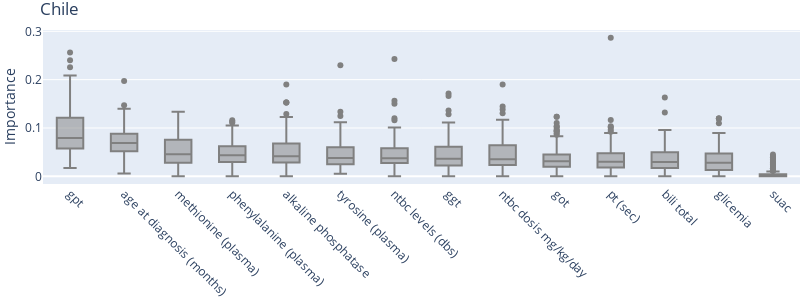
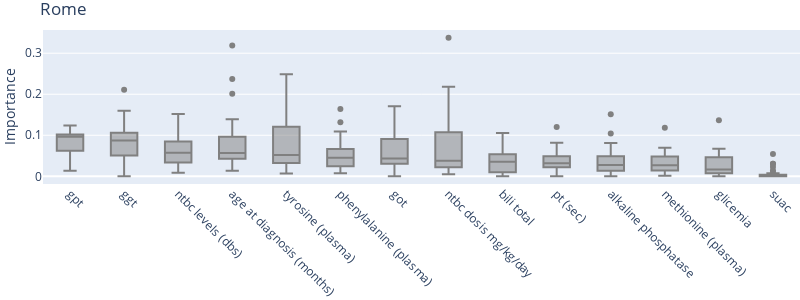
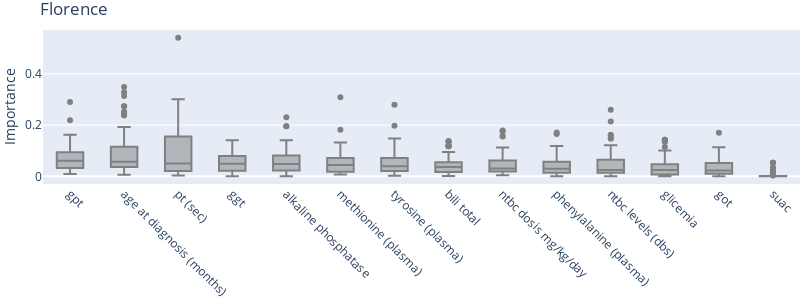

The cell these charts' notebook holds for them, in order:
### Code cell
from tqdm import tqdm
from pandas.errors import PerformanceWarning



def ranking_boxplots(
                    studies ,       
                    df_test ,      
                    df_train ,     
                    binary_target ,
                    Independent_testset ,
                    title,
                    ):
    filtered_trials = [
                        trial 
                        for study in studies
                        for trial in TwoObjectiveSolutions(study, auc_cutoff=0.75, s_cutoff=0).get_filtered_trials().filtered_trials
                    ]

    import warnings
    from pandas.errors import PerformanceWarning


    warnings.filterwarnings("ignore", category=PerformanceWarning)

    import copy
    AUCs = []
    df_ranks_abnormal = pd.DataFrame()
    df_ranks_healty = pd.DataFrame()

    with warnings.catch_warnings():
        warnings.filterwarnings("ignore", category=PerformanceWarning)
        for i, trial in tqdm(enumerate(copy.deepcopy(filtered_trials)), total=len(filtered_trials)):
            # print(trial.values)

            params_i = trial.params
            seed, kfold_splits, xgb_params = params_i.pop('seed'), params_i.pop('kfold_splits'), params_i

            model_instance = ModelInstance(
                df = df_train, 
                target = binary_target,
                xgb_params = xgb_params,
                kfold_splits = kfold_splits,
                Independent_testset = Independent_testset,
                Independent_testset_df = df_test,
                seed = seed,
                
            )
            AUCs.append(model_instance.get_AUC_on_test_data())
            feature_metrics      = model_instance.get_feature_explanation()
            df_ranks_abnormal[i] = feature_metrics["SHAP_abnormal"]
            df_ranks_healty[i]   = feature_metrics["SHAP_healty"]

    import plotly.express as px
    import numpy as np

    df_ranks_long = df_ranks_abnormal.T
    order = df_ranks_long.rank(axis="columns", ascending=False).median(axis="rows").sort_values().index
    #df_ranks_long["auc_score"] = AUCs
    df = df_ranks_long
    import plotly.graph_objects as go

    # Calculate the median of each variable and sort the columns in descending order
    median_values = df.median().sort_values(ascending=False)
    sorted_columns = median_values.index

    # Create a list to store the box traces
    box_traces = []

    # Iterate over each sorted column
    for column in sorted_columns:
        # Create a box trace for each variable
        box_trace = go.Box(
            y=df[column],
            name=column,
            marker_color='gray',  # Set the marker color to gray
            showlegend=False  # Hide the legend
        )
        # Add the box trace to the list
        box_traces.append(box_trace)

    # Create the layout
    layout = go.Layout(title=title,
        yaxis=dict(
            title='Importance'
        ),
        xaxis=dict(
            tickangle=45,  # Rotate the x-axis labels by 45 degrees
        ),
        autosize=False,  # Turn off autosizing
        width=800,  # Set the width of the figure
        height=300,  # Set the height of the figure
        margin=dict(
            l=0,  # Set left margin to 0
            r=0,  # Set right margin to 0
            t=30,  # Set top margin to 0
            b=0  # Set bottom margin to 0
        )
    )

    # Create the figure
    fig = go.Figure(data=box_traces, layout=layout)

    # Show the figure
    fig.show()
    


ranking_boxplots(studies = chile,df_test = df_chile, df_train = df_chile, binary_target = 'Alpha-Fet', Independent_testset= False, title = "Chile")
ranking_boxplots(studies = rome, df_test = df_rome, df_train = df_chile, binary_target = 'Alpha-Fet',Independent_testset= True, title = "Rome")
ranking_boxplots(studies = flor, df_test = df_flor, df_train = df_chile, binary_target = 'Alpha-Fet',Independent_testset= True, title = "Florence")
